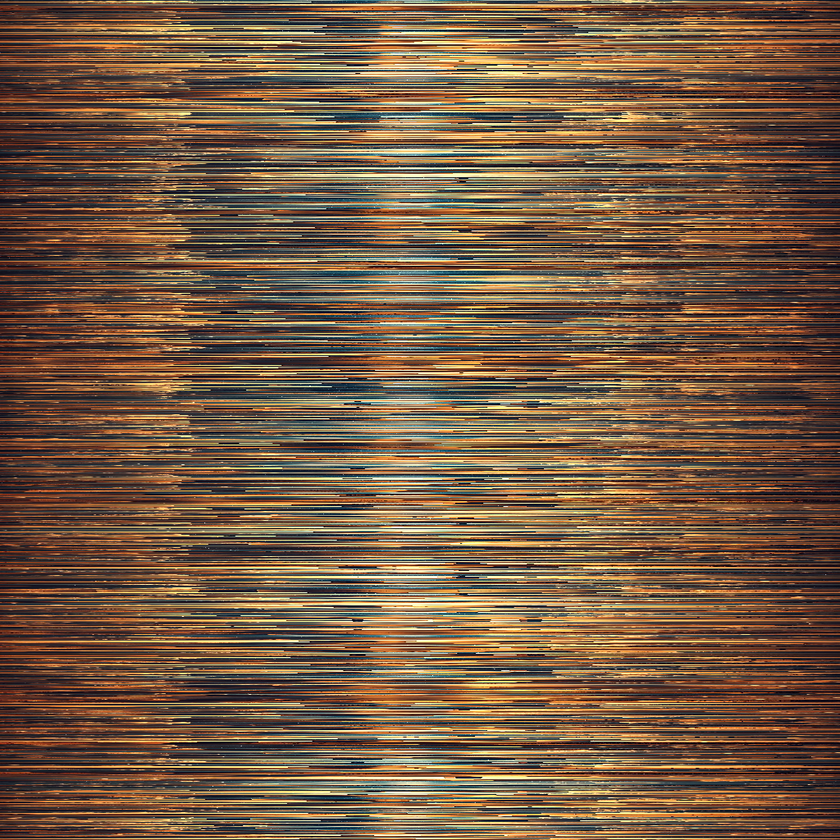
#> input picture Algorithmics/Homework/homework_10/ex_04/hw_10_4_shuffled.png, 840 x 840 px, shrunk from 1024 x 1024 before the run
$ python solution.py
#> lines starting #> are read from the running program, lines starting #| are printed output that depends on the picture
import numpy as np
from PIL import Image

def unshuffle_image(image_path, output_path):
#> called with image_path = 'hw_10_4_shuffled.png', output_path = 'hw10_4_ordered.png'
    with Image.open(image_path) as img:
#> img is the input picture: PIL image 840x840 RGB; mean R, G, B 116.3, 90.1, 67.5
        rgb_matrix = list(img.getdata())
#> rgb_matrix = 705600 items
        width, height = img.size
#> width = 840; height = 840

        rows = [np.array(rgb_matrix[i * width:(i + 1) * width]) for i in range(height)]
#> rows = 840 items

        sorted_indices = []
        sorted_rows = []
        visited = set()
        current_index = 0
        sorted_indices.append(current_index)
        sorted_rows.append(rows[current_index])
        visited.add(current_index)

        while len(sorted_indices) < height:
            min_distance = float('inf')
            next_index = None
            for i in range(height):
                if i not in visited:
                    dist = np.linalg.norm(rows[current_index] - rows[i])
                    if dist < min_distance:
                        min_distance = dist
                        next_index = i

            sorted_indices.append(next_index)
            sorted_rows.append(rows[next_index])
            visited.add(next_index)
            current_index = next_index
#> after the loop, sorted_indices = 840 values, max 839 at index 35, min 0 at index 0, mean 419.5; sorted_rows = 840 items; visited = 840 items

        new_img = Image.new('RGB', (width, height))
#> new_img: PIL image 840x840 RGB; every value is 0

        flattened_data = [tuple(pixel) for row in sorted_rows for pixel in row]
#> flattened_data = 705600 items
        new_img.putdata(flattened_data)
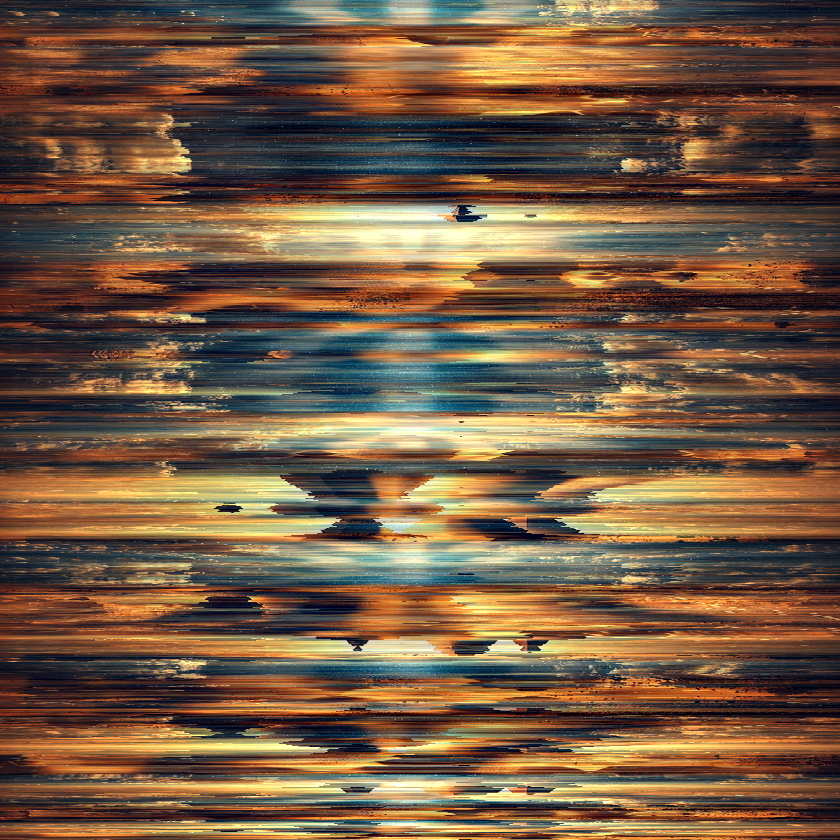
#> new_img: PIL image 840x840 RGB; mean R, G, B 116.3, 90.1, 67.5

        new_img.save(output_path)
        return new_img


# Usage
unshuffle_image('hw_10_4_shuffled.png', 'hw10_4_ordered.png')

$ run again, with Algorithmics/Homework/homework_10/ex_04/hw10_1_ordered.png copied over Algorithmics/Homework/homework_10/ex_04/hw_10_4_shuffled.png
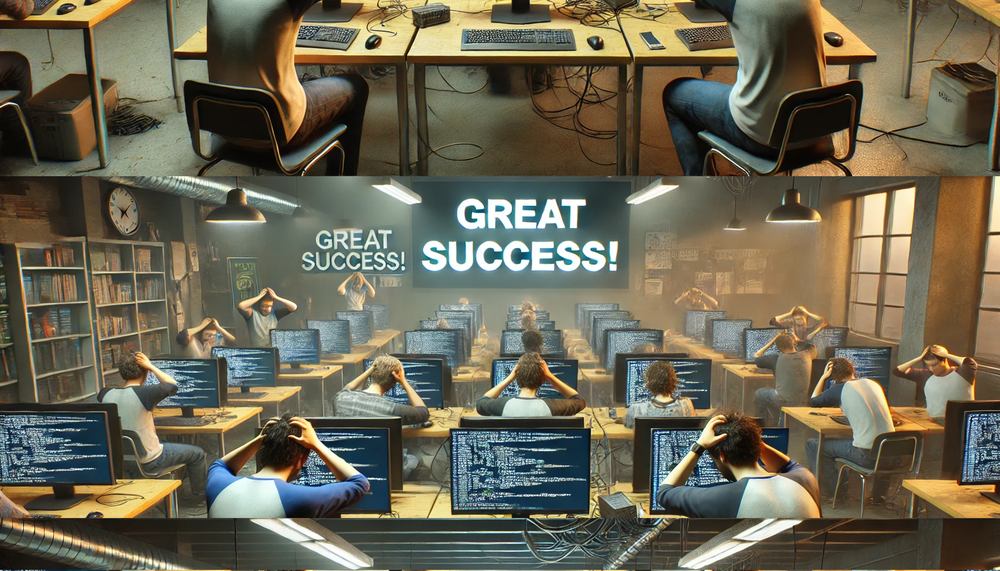
#> input picture Algorithmics/Homework/homework_10/ex_04/hw10_1_ordered.png, 1000 x 571 px, shrunk from 1792 x 1024 before the run
#> in unshuffle_image, img is the input picture: PIL image 1000x571 RGB; mean R, G, B 107.4, 102.6, 83.7
#> rgb_matrix = 571000 items
#> rows = 571 items
#> after the loop in unshuffle_image, `while len(sorted_indices) < height:`: sorted_indices = 571 values, max 570 at index 349, min 0 at index 0, mean 285; sorted_rows = 571 items
#> flattened_data = 571000 items
#> in unshuffle_image, `new_img.putdata(flattened_data)`:
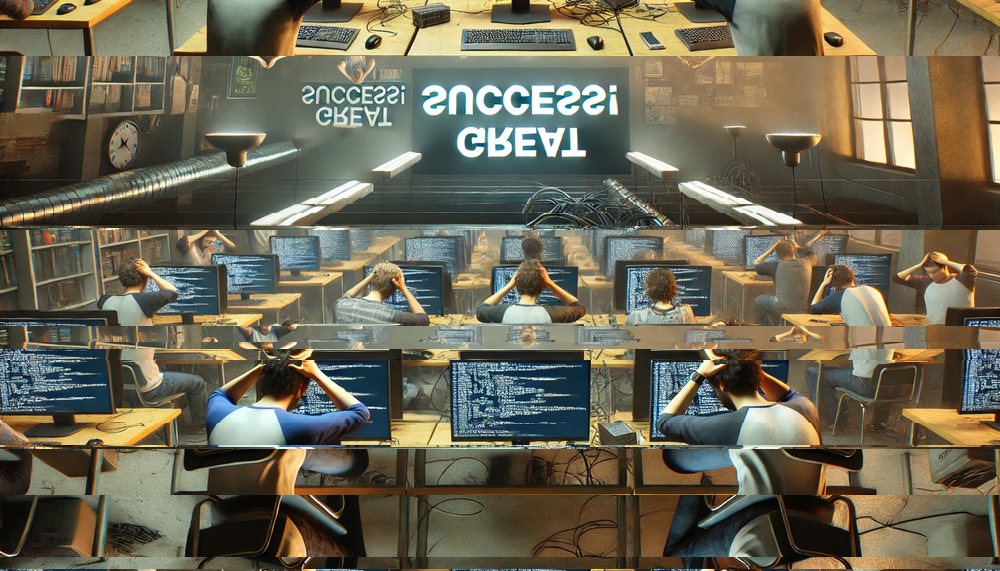
#> new_img: PIL image 1000x571 RGB; mean R, G, B 107.4, 102.6, 83.7

$ run again, with Algorithmics/Homework/homework_10/ex_04/hw10_2_ordered.png copied over Algorithmics/Homework/homework_10/ex_04/hw_10_4_shuffled.png
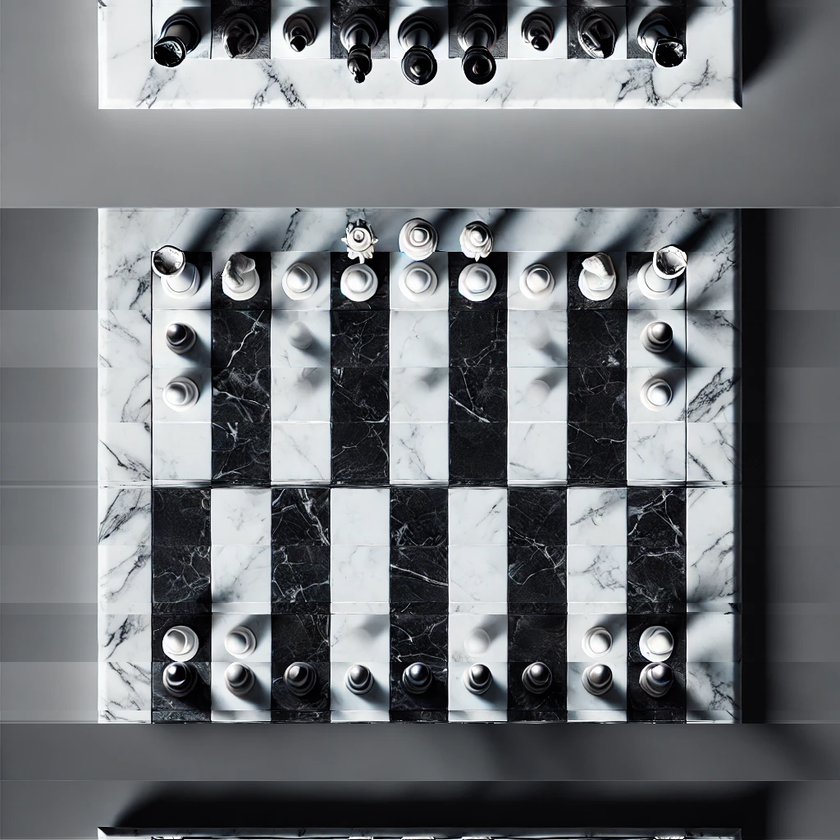
#> input picture Algorithmics/Homework/homework_10/ex_04/hw10_2_ordered.png, 840 x 840 px, shrunk from 1024 x 1024 before the run
#> in unshuffle_image, img is the input picture: PIL image 840x840 RGB; mean R, G, B 113.9, 117.1, 120.6
#> rgb_matrix = 705600 items
#> rows = 840 items
#> after the loop in unshuffle_image, `while len(sorted_indices) < height:`: sorted_indices = 840 values, max 839 at index 837, min 0 at index 0, mean 419.5; sorted_rows = 840 items
#> flattened_data = 705600 items
#> in unshuffle_image, `new_img.putdata(flattened_data)`:
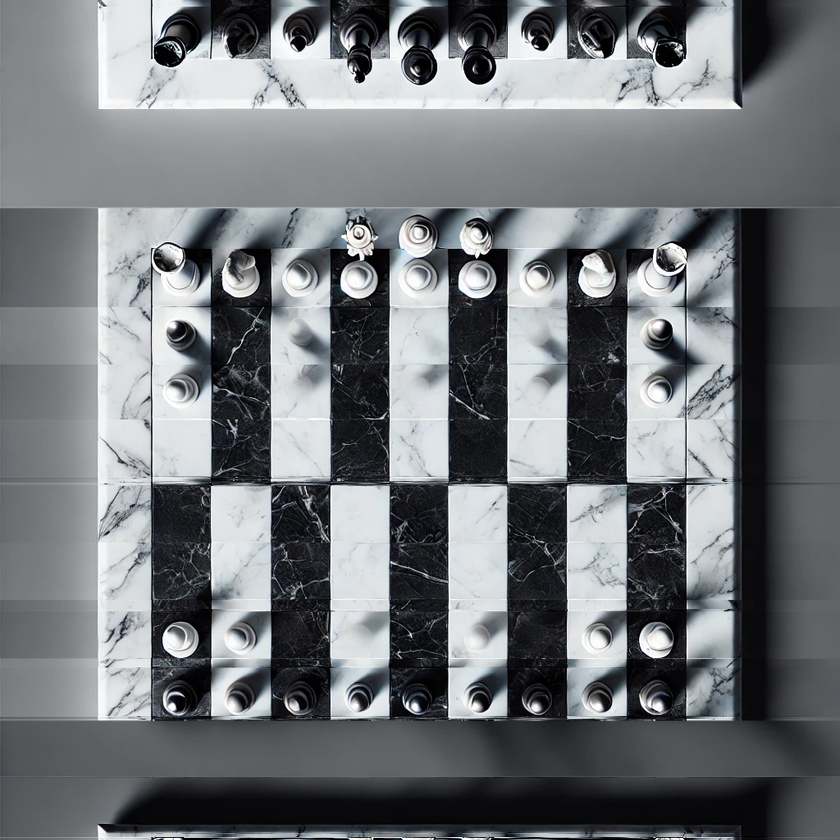
#> new_img: PIL image 840x840 RGB; mean R, G, B 113.9, 117.1, 120.6
